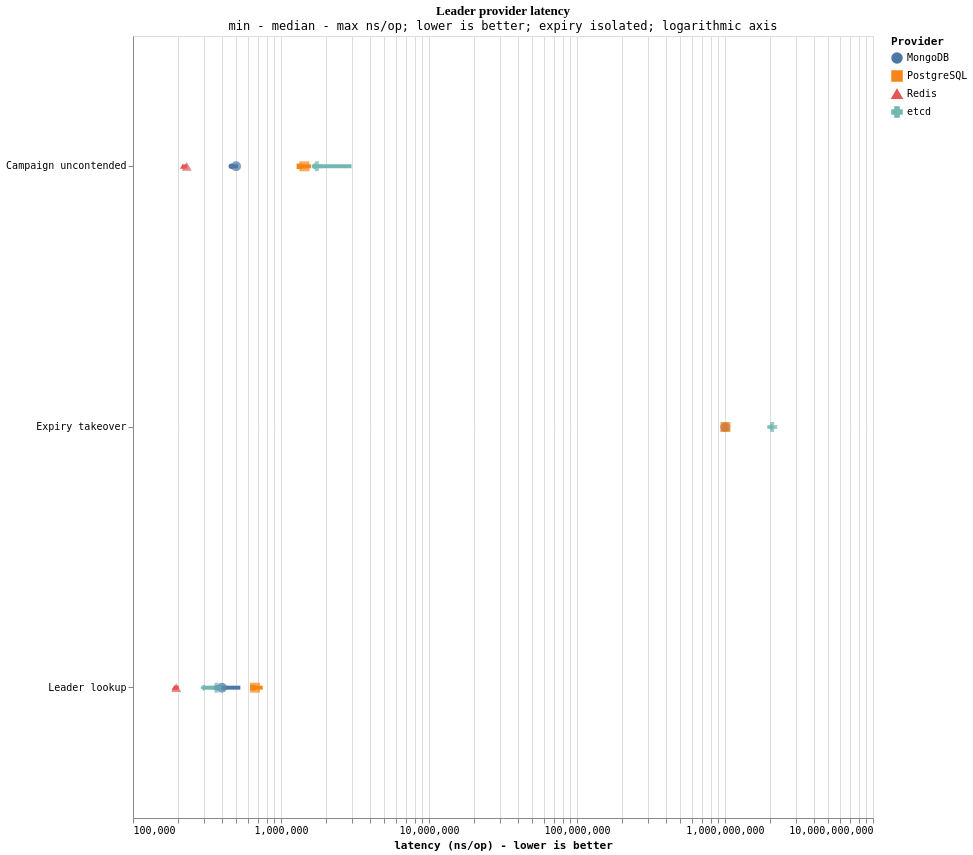

Source (Vega-Lite JSON):
### Vega-Lite specification from a JSON file in a GitHub repository (floating-point values rounded to 4 significant figures)
{"$schema": "https://vega.github.io/schema/vega-lite/v5.json", "title": {"text": "Leader provider latency", "subtitle": "min - median - max ns/op; lower is better; expiry isolated; logarithmic axis"}, "width": 740, "height": 782, "data": {"values": [{"provider": "Redis", "scenario": "Campaign uncontended", "panel": "Ordinary operations", "min": 216588, "median": 230540, "max": 232823, "samples": 3}, {"provider": "Redis", "scenario": "Leader lookup", "panel": "Ordinary operations", "min": 190191, "median": 195940, "max": 203853, "samples": 3}, {"provider": "Redis", "scenario": "Expiry takeover", "panel": "Deadline-driven takeover", "min": 1002371000, "median": 1002914792, "max": 1003371875, "samples": 3}, {"provider": "MongoDB", "scenario": "Campaign uncontended", "panel": "Ordinary operations", "min": 461897, "median": 497115, "max": 512687, "samples": 3}, {"provider": "MongoDB", "scenario": "Leader lookup", "panel": "Ordinary operations", "min": 368882, "median": 398862, "max": 531353, "samples": 3}, {"provider": "MongoDB", "scenario": "Expiry takeover", "panel": "Deadline-driven takeover", "min": 1002605500, "median": 1002848417, "max": 1003679917, "samples": 3}, {"provider": "PostgreSQL", "scenario": "Campaign uncontended", "panel": "Ordinary operations", "min": 1330962, "median": 1438701, "max": 1592850, "samples": 3}, {"provider": "PostgreSQL", "scenario": "Leader lookup", "panel": "Ordinary operations", "min": 647207, "median": 666423, "max": 752348, "samples": 3}, {"provider": "PostgreSQL", "scenario": "Expiry takeover", "panel": "Deadline-driven takeover", "min": 1006096792, "median": 1007608333, "max": 1007637167, "samples": 3}, {"provider": "etcd", "scenario": "Campaign uncontended", "panel": "Ordinary operations", "min": 1685601, "median": 1746089, "max": 2994844, "samples": 3}, {"provider": "etcd", "scenario": "Leader lookup", "panel": "Ordinary operations", "min": 299731, "median": 366335, "max": 426204, "samples": 3}, {"provider": "etcd", "scenario": "Expiry takeover", "panel": "Deadline-driven takeover", "min": 2056240584, "median": 2083602458, "max": 2085136792, "samples": 3}]}, "encoding": {"y": {"field": "scenario", "type": "nominal", "title": null}, "color": {"field": "provider", "type": "nominal", "title": "Provider"}, "shape": {"field": "provider", "type": "nominal", "title": "Provider"}, "row": {"field": "panel", "type": "nominal", "title": null}}, "layer": [{"mark": {"type": "rule", "strokeWidth": 4}, "encoding": {"x": {"field": "min", "type": "quantitative", "title": "latency (ns/op) - lower is better", "scale": {"type": "log", "zero": false}}, "x2": {"field": "max"}}}, {"mark": {"type": "point", "filled": true, "size": 100}, "encoding": {"x": {"field": "median", "type": "quantitative", "scale": {"type": "log", "zero": false}}}}], "config": {"font": "Comic Mono, SFMono-Regular, Consolas, monospace", "title": {"font": "Architects Daughter, Comic Sans MS, cursive"}, "background": "#FFFFFF"}}
